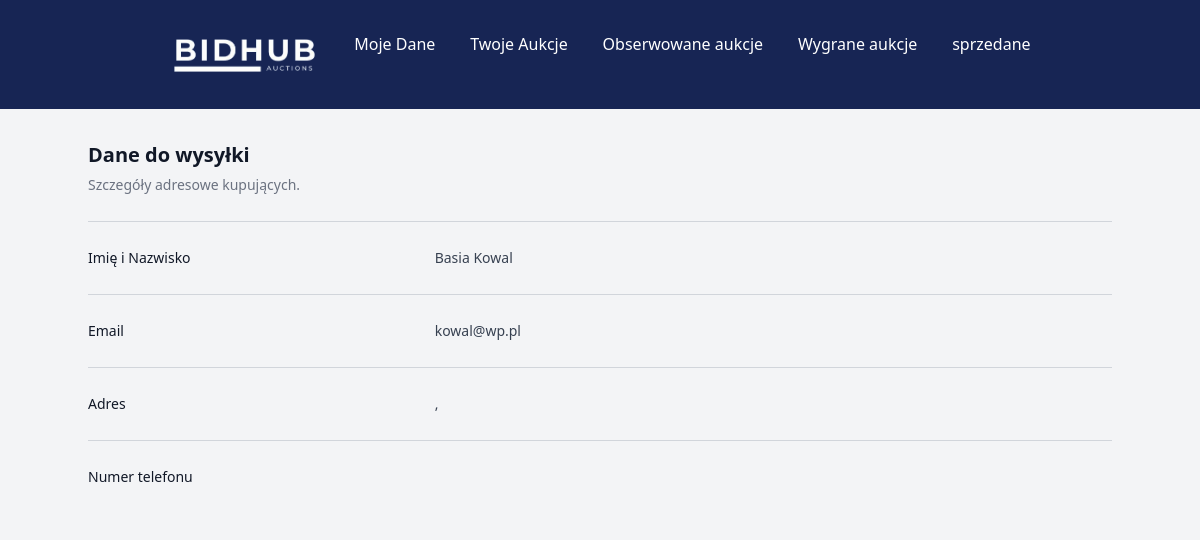
The app's page /dist/user_delivery_form.php, older data.
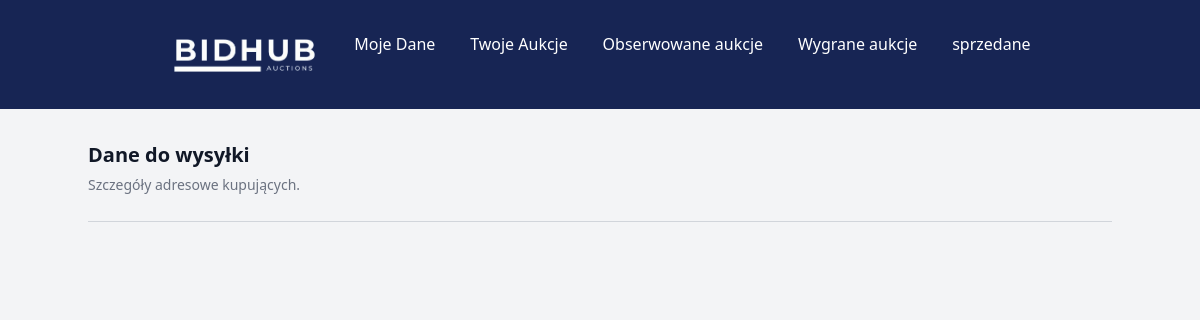
The same page, newer data.
### tables this page shows
CREATE TABLE `users` (
  `id_user` int(11) NOT NULL,
  `firstName` varchar(50) NOT NULL,
  `lastName` varchar(50) NOT NULL,
  `email` varchar(60) NOT NULL,
  `id_role` tinyint(4) NOT NULL DEFAULT 1,
  `pass` varchar(255) NOT NULL,
  `passwordrepeat` varchar(255) NOT NULL,
  `city` varchar(100) DEFAULT NULL,
  `street` varchar(100) DEFAULT NULL,
  `house_number` varchar(10) DEFAULT NULL,
  `postal_code` varchar(20) DEFAULT NULL,
  `phone_number` varchar(20) DEFAULT NULL,
  `profile_image` varchar(255) DEFAULT '../uploads/user-3331256_1280.png',
  `reset_token` varchar(255) DEFAULT NULL,
  `token_expiry` datetime DEFAULT NULL
);

### dist/user_delivery_form.php (the view, shortened to what this page needs)
<?php
include_once "../scripts/connect.php";
$query = "
    SELECT u.id_user, u.firstName,  u.lastName, u.email, u.city, u.street , u.house_number, u.postal_code, u.phone_number
    FROM users u
    INNER JOIN completed_auctions ca ON u.id_user = ca.highest_bidder_id
";
$stmt = $conn->prepare($query);
$stmt->execute();
?>
<!DOCTYPE html>
<html lang="en">
<head>
    <link rel="stylesheet" href="../src/user_profile.css">
    <link href="https://cdn.jsdelivr.net/npm/tailwindcss@2.2.19/dist/tailwind.min.css" rel="stylesheet">
</head>
<body class="bg-gray-100">
    <header class="bg-blue-950">
        <div class="container w-4/5 m-auto bg-blue-950 flex justify-around p-8">
            <div class=""><a href="loggin.php"><img src="/projekt/projekt/img/BidHub_logo_removebg_minimalized.png" alt="Błąd załadowania zdjęcia" width="150" height="150"></a></div>
            <div class="text-white"><a href="user_profile.php">Moje Dane</a></div>
            <div class="text-white"><a href="user_profile_auctions.php">Twoje Aukcje</a></div>
            <div class="text-white"><a href="user_profile_fav.php">Obserwowane aukcje</a></div>
            <div class="text-white"><a href="user_win_auction_profile.php">Wygrane aukcje</a></div>
            <div class="text-white"><a href="user_sold_list.php">sprzedane</a></div>
        </div>
    </header>
    <main class="container mx-auto mt-8">
        <div class="px-4 sm:px-0">
            <h3 class="text-xl font-semibold leading-7 text-gray-900">Dane do wysyłki</h3>
            <p class="mt-1 max-w-2xl text-sm leading-6 text-gray-500">Szczegóły adresowe kupujących.</p>
        </div>
        <div class="mt-6 border-t border-gray-300">
            <?php while ($row = $stmt->fetch(PDO::FETCH_ASSOC)): ?>
                <dl class="divide-y divide-gray-300">
                    <div class="px-4 py-6 sm:grid sm:grid-cols-3 sm:gap-4 sm:px-0">
                        <dt class="text-sm font-medium leading-6 text-gray-900">Imię i Nazwisko</dt>
                        <dd class="mt-1 text-sm leading-6 text-gray-700 sm:col-span-2 sm:mt-0">
                            <?php echo htmlspecialchars($row['firstName'] . ' ' . $row['lastName']); ?>
                        </dd>
                    </div>
                    <div class="px-4 py-6 sm:grid sm:grid-cols-3 sm:gap-4 sm:px-0">
                        <dt class="text-sm font-medium leading-6 text-gray-900">Email</dt>
                        <dd class="mt-1 text-sm leading-6 text-gray-700 sm:col-span-2 sm:mt-0">
                            <?php echo htmlspecialchars($row['email']); ?>
                        </dd>
                    </div>
                    <div class="px-4 py-6 sm:grid sm:grid-cols-3 sm:gap-4 sm:px-0">
                        <dt class="text-sm font-medium leading-6 text-gray-900">Adres</dt>
                        <dd class="mt-1 text-sm leading-6 text-gray-700 sm:col-span-2 sm:mt-0">
                            <?php echo htmlspecialchars($row['street'] . ' ' . $row['house_number'] . ', ' . $row['postal_code'] . ' ' . $row['city']); ?>
                        </dd>
                    </div>
                    <div class="px-4 py-6 sm:grid sm:grid-cols-3 sm:gap-4 sm:px-0">
                        <dt class="text-sm font-medium leading-6 text-gray-900">Numer telefonu</dt>
                        <dd class="mt-1 text-sm leading-6 text-gray-700 sm:col-span-2 sm:mt-0">
                        </dd>
                    </div>
                </dl>
            <?php endwhile; ?>
        </div>
    </main>
</body>
</html>

Row changes from the older to the newer data that the page shows:
removed users: firstName+lastName "Basia Kowal", email "kowal@wp.pl", street+house_number+postal_code ","
